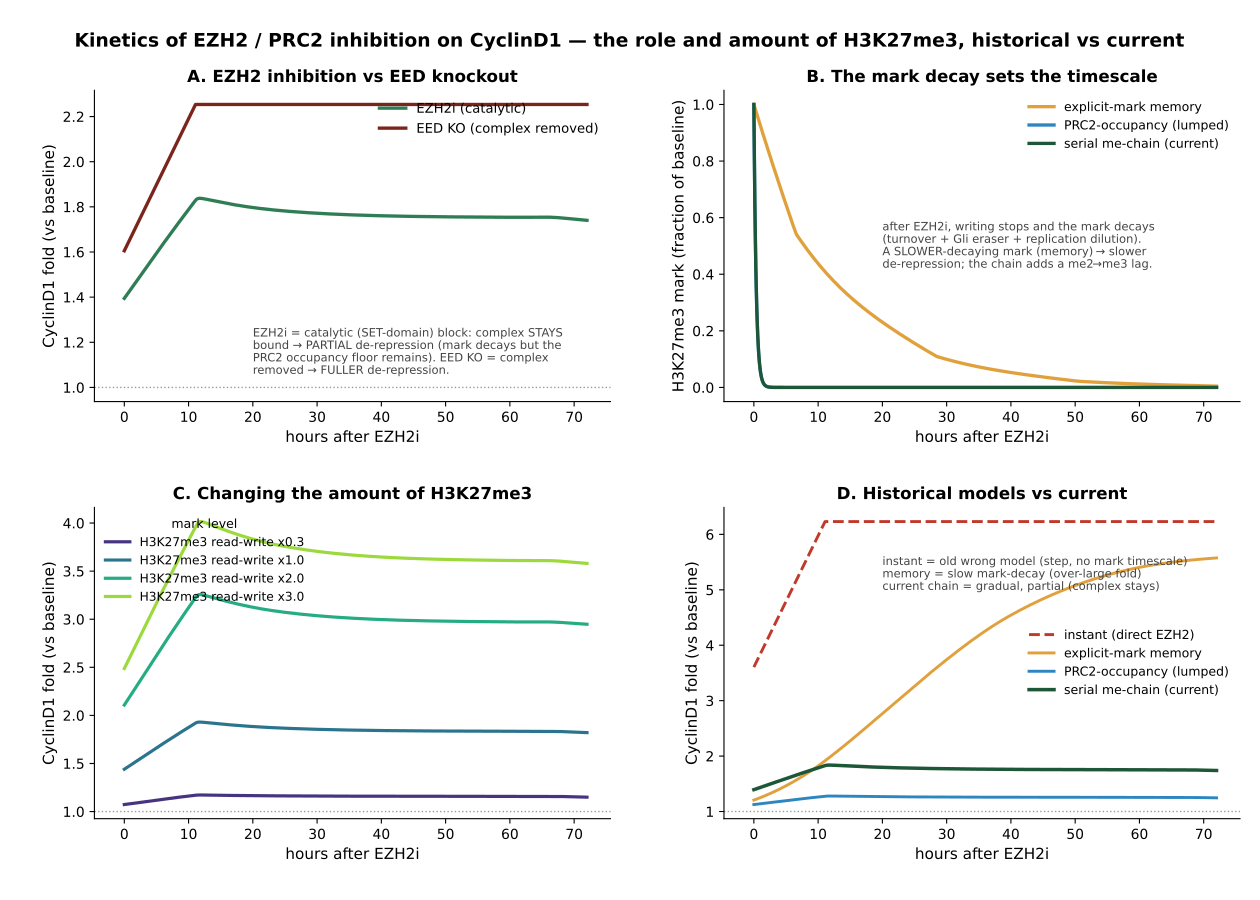

Reproduce this figure in Python.
"""Figure: kinetics of EZH2/PRC2 inhibition on CyclinD1, the role of H3K27me3, and historical vs current models.
Reads ezh2_prc2_kinetics_results.json (sim_ezh2_prc2_kinetics.py). 2x2:
  A  EZH2i (catalytic, complex stays) vs EED KO (complex removed) -> CyclinD1 fold(t)
  B  the H3K27me3 mark decays after EZH2i -> that decay IS the de-repression timescale
  C  more H3K27me3 (a_rw sweep) -> more baseline repression -> bigger, still-gradual de-repression
  D  historical -> current: instant(direct-EZH2) / explicit-mark memory / PRC2-occupancy / serial me-chain
Run: ./venv/bin/python simulations/fig_ezh2_prc2_kinetics.py"""
import os, json
import numpy as np
import matplotlib
matplotlib.use('Agg')
import matplotlib.pyplot as plt

HERE = os.path.dirname(os.path.abspath(__file__))
R = json.load(open(os.path.join(HERE, 'ezh2_prc2_kinetics_results.json')))

fig, axes = plt.subplots(2, 2, figsize=(12.6, 9.0))
fig.subplots_adjust(left=0.075, right=0.985, top=0.90, bottom=0.09, hspace=0.34, wspace=0.22)
(axA, axB), (axC, axD) = axes

def plot(ax, block, key, colors, lw=2.4, ls='-'):
    d = R[block][key]; t = np.array(d['t'])
    ax.plot(t, np.array(d['cd']), ls, color=colors, lw=lw, label=key)
    return t

# A: EZH2i vs EED KO (CyclinD1 fold)
plot(axA, 'A', 'EZH2i (catalytic)', '#2f7d54')
plot(axA, 'A', 'EED KO (complex removed)', '#7b241c')
axA.axhline(1.0, color='#999', ls=':', lw=1)
axA.set_title('A. EZH2 inhibition vs EED knockout', fontsize=12, fontweight='bold')
axA.set_ylabel('CyclinD1 fold (vs baseline)', fontsize=11)
axA.legend(fontsize=9.5, frameon=False, loc='upper right')
axA.text(20, 1.05, 'EZH2i = catalytic (SET-domain) block: complex STAYS\nbound → PARTIAL de-repression (mark decays but the\nPRC2 occupancy floor remains). EED KO = complex\nremoved → FULLER de-repression.',
         fontsize=8.3, color='#444', va='bottom')

# B: normalized H3K27me3 mark decay for the historical variants that carry a mark (explains D's timescales)
vmark = {'explicit-mark memory': ('#e0a13c', '-'), 'PRC2-occupancy (lumped)': ('#2e86c1', '-'),
         'serial me-chain (current)': ('#1e5638', '-')}
for key, (c, ls) in vmark.items():
    if key in R['C']:
        d = R['C'][key]; mk = np.array(d['mk'])
        if mk[0] > 1e-6:
            axB.plot(np.array(d['t']), mk / mk[0], ls, color=c, lw=2.4, label=key)
axB.set_title('B. The mark decay sets the timescale', fontsize=12, fontweight='bold')
axB.set_ylabel('H3K27me3 mark (fraction of baseline)', fontsize=11)
axB.legend(fontsize=9, frameon=False, loc='upper right')
axB.text(20, 0.5, 'after EZH2i, writing stops and the mark decays\n(turnover + Gli eraser + replication dilution).\nA SLOWER-decaying mark (memory) → slower\nde-repression; the chain adds a me2→me3 lag.',
         fontsize=8.3, color='#444', va='center')

# C: mark amount sweep (a_rw)
cmap = plt.cm.viridis(np.linspace(0.15, 0.85, len([k for k in R['B']])))
for (key, d), c in zip(R['B'].items(), cmap):
    axC.plot(np.array(d['t']), np.array(d['cd']), '-', color=c, lw=2.3, label=key.replace('a_rw ', 'H3K27me3 read-write '))
axC.axhline(1.0, color='#999', ls=':', lw=1)
axC.set_title('C. Changing the amount of H3K27me3', fontsize=12, fontweight='bold')
axC.set_xlabel('hours after EZH2i', fontsize=11); axC.set_ylabel('CyclinD1 fold (vs baseline)', fontsize=11)
axC.legend(fontsize=8.8, frameon=False, loc='upper left', title='mark level', title_fontsize=9)

# D: historical vs current
styles = {'instant (direct EZH2)': ('#c0392b', '--'), 'explicit-mark memory': ('#e0a13c', '-'),
          'PRC2-occupancy (lumped)': ('#2e86c1', '-'), 'serial me-chain (current)': ('#1e5638', '-')}
for key, (c, ls) in styles.items():
    if key in R['C']:
        d = R['C'][key]; axD.plot(np.array(d['t']), np.array(d['cd']), ls, color=c, lw=2.5 if 'current' in key else 2.1, label=key)
axD.axhline(1.0, color='#999', ls=':', lw=1)
axD.set_title('D. Historical models vs current', fontsize=12, fontweight='bold')
axD.set_xlabel('hours after EZH2i', fontsize=11); axD.set_ylabel('CyclinD1 fold (vs baseline)', fontsize=11)
axD.legend(fontsize=9, frameon=False, loc='center right')
axD.text(20, 5.6, 'instant = old wrong model (step, no mark timescale)\nmemory = slow mark-decay (over-large fold)\ncurrent chain = gradual, partial (complex stays)',
         fontsize=8.3, color='#444', va='top')

for ax in (axA, axB, axC, axD):
    ax.set_xlabel(ax.get_xlabel() or 'hours after EZH2i', fontsize=11)
    for s in ('top', 'right'): ax.spines[s].set_visible(False)
    ax.axvspan(-1, 0, color='none')

fig.suptitle('Kinetics of EZH2 / PRC2 inhibition on CyclinD1 — the role and amount of H3K27me3, historical vs current',
             fontsize=13.5, fontweight='bold', y=0.965)
out = os.path.join(HERE, 'fig_ezh2_prc2_kinetics.png')
fig.savefig(out, dpi=140)
fig.savefig(out.replace('.png', '.pdf'))
print('->', out)
